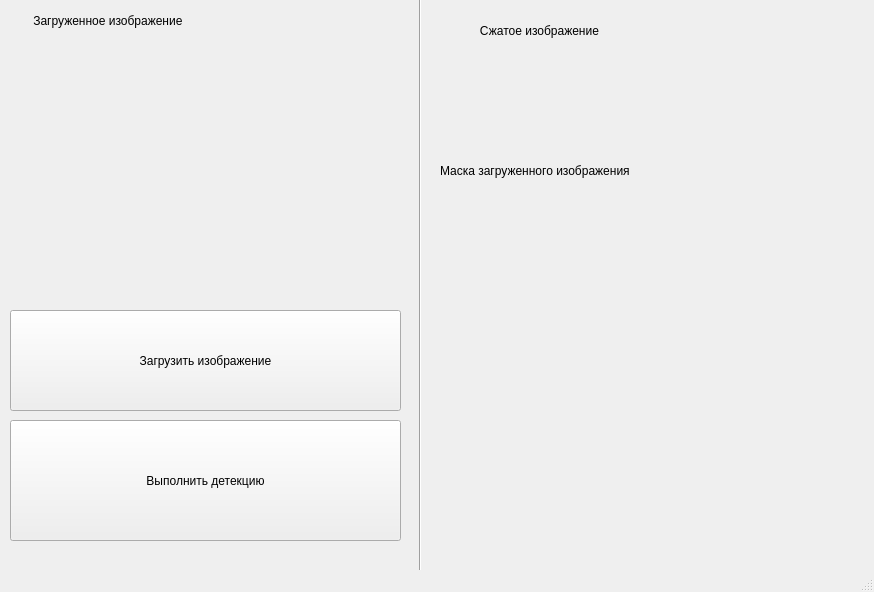
<?xml version="1.0" encoding="UTF-8"?>
<ui version="4.0">
 <class>MainWindow</class>
 <widget class="QMainWindow" name="MainWindow">
  <property name="geometry">
   <rect>
    <x>0</x>
    <y>0</y>
    <width>874</width>
    <height>592</height>
   </rect>
  </property>
  <property name="windowTitle">
   <string>MainWindow</string>
  </property>
  <widget class="QWidget" name="centralwidget">
   <widget class="QLabel" name="label">
    <property name="geometry">
     <rect>
      <x>10</x>
      <y>60</y>
      <width>391</width>
      <height>231</height>
     </rect>
    </property>
    <property name="text">
     <string/>
    </property>
   </widget>
   <widget class="Line" name="line">
    <property name="geometry">
     <rect>
      <x>410</x>
      <y>-20</y>
      <width>20</width>
      <height>601</height>
     </rect>
    </property>
    <property name="orientation">
     <enum>Qt::Vertical</enum>
    </property>
   </widget>
   <widget class="QLabel" name="label_2">
    <property name="geometry">
     <rect>
      <x>450</x>
      <y>50</y>
      <width>400</width>
      <height>64</height>
     </rect>
    </property>
    <property name="text">
     <string/>
    </property>
   </widget>
   <widget class="QLabel" name="label_3">
    <property name="geometry">
     <rect>
      <x>450</x>
      <y>200</y>
      <width>400</width>
      <height>64</height>
     </rect>
    </property>
    <property name="text">
     <string/>
    </property>
   </widget>
   <widget class="QLabel" name="label_4">
    <property name="geometry">
     <rect>
      <x>470</x>
      <y>10</y>
      <width>371</width>
      <height>41</height>
     </rect>
    </property>
    <property name="styleSheet">
     <string notr="true">font: 24pt &quot;Mistral&quot;;</string>
    </property>
    <property name="text">
     <string>   Сжатое изображение</string>
    </property>
   </widget>
   <widget class="QLabel" name="label_5">
    <property name="geometry">
     <rect>
      <x>440</x>
      <y>140</y>
      <width>421</width>
      <height>61</height>
     </rect>
    </property>
    <property name="styleSheet">
     <string notr="true">font: 22pt &quot;Mistral&quot;;</string>
    </property>
    <property name="text">
     <string>Маска загруженного изображения</string>
    </property>
   </widget>
   <widget class="QPushButton" name="pushButton">
    <property name="geometry">
     <rect>
      <x>10</x>
      <y>310</y>
      <width>391</width>
      <height>101</height>
     </rect>
    </property>
    <property name="styleSheet">
     <string notr="true">font: 24pt &quot;Mistral&quot;;</string>
    </property>
    <property name="text">
     <string>Загрузить изображение</string>
    </property>
   </widget>
   <widget class="QPushButton" name="pushButton_2">
    <property name="geometry">
     <rect>
      <x>10</x>
      <y>420</y>
      <width>391</width>
      <height>121</height>
     </rect>
    </property>
    <property name="styleSheet">
     <string notr="true">font: 24pt &quot;Mistral&quot;;</string>
    </property>
    <property name="text">
     <string>Выполнить детекцию</string>
    </property>
   </widget>
   <widget class="QLabel" name="label_6">
    <property name="geometry">
     <rect>
      <x>10</x>
      <y>0</y>
      <width>371</width>
      <height>41</height>
     </rect>
    </property>
    <property name="styleSheet">
     <string notr="true">font: 24pt &quot;Mistral&quot;;</string>
    </property>
    <property name="text">
     <string>       Загруженное изображение</string>
    </property>
   </widget>
  </widget>
  <widget class="QMenuBar" name="menubar">
   <property name="geometry">
    <rect>
     <x>0</x>
     <y>0</y>
     <width>874</width>
     <height>26</height>
    </rect>
   </property>
  </widget>
  <widget class="QStatusBar" name="statusbar"/>
 </widget>
 <resources/>
 <connections/>
</ui>
